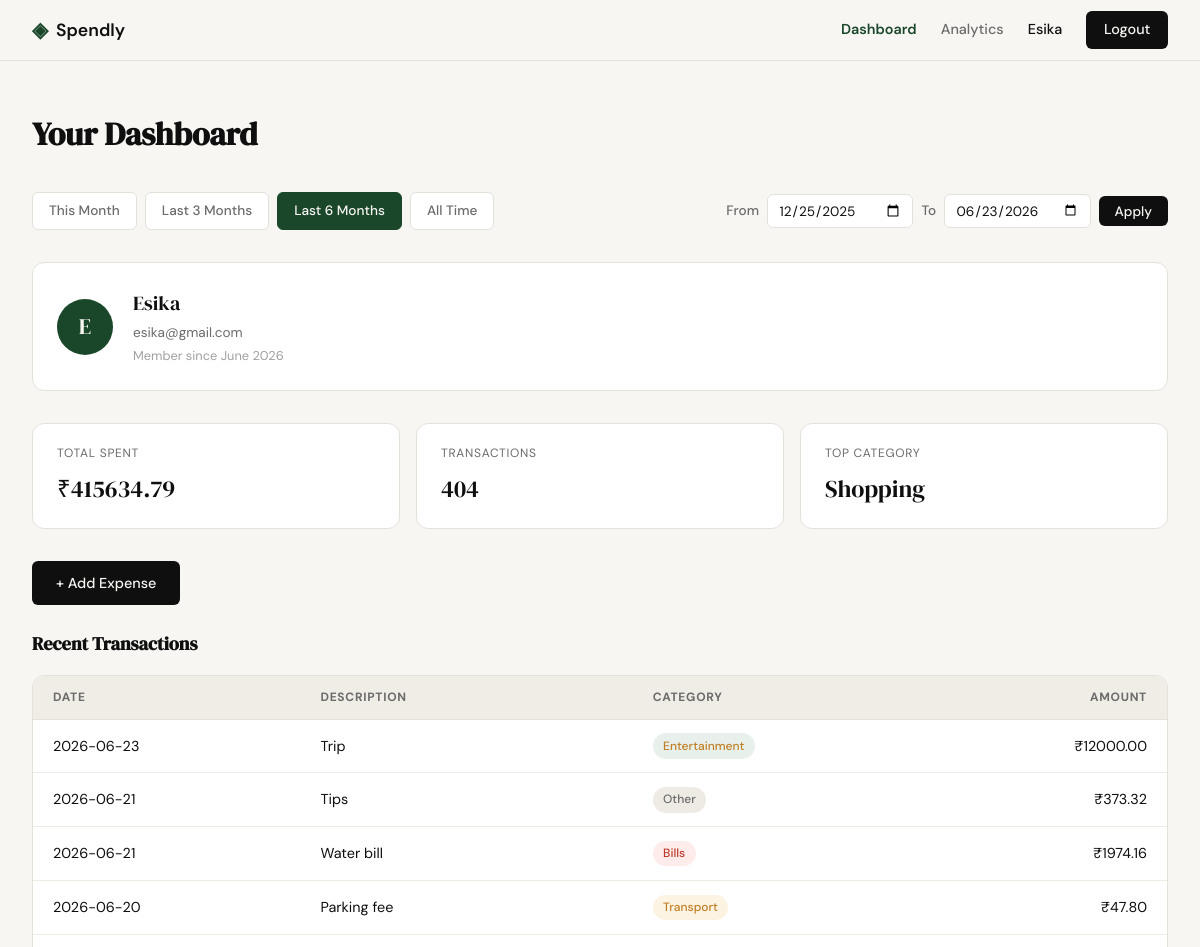
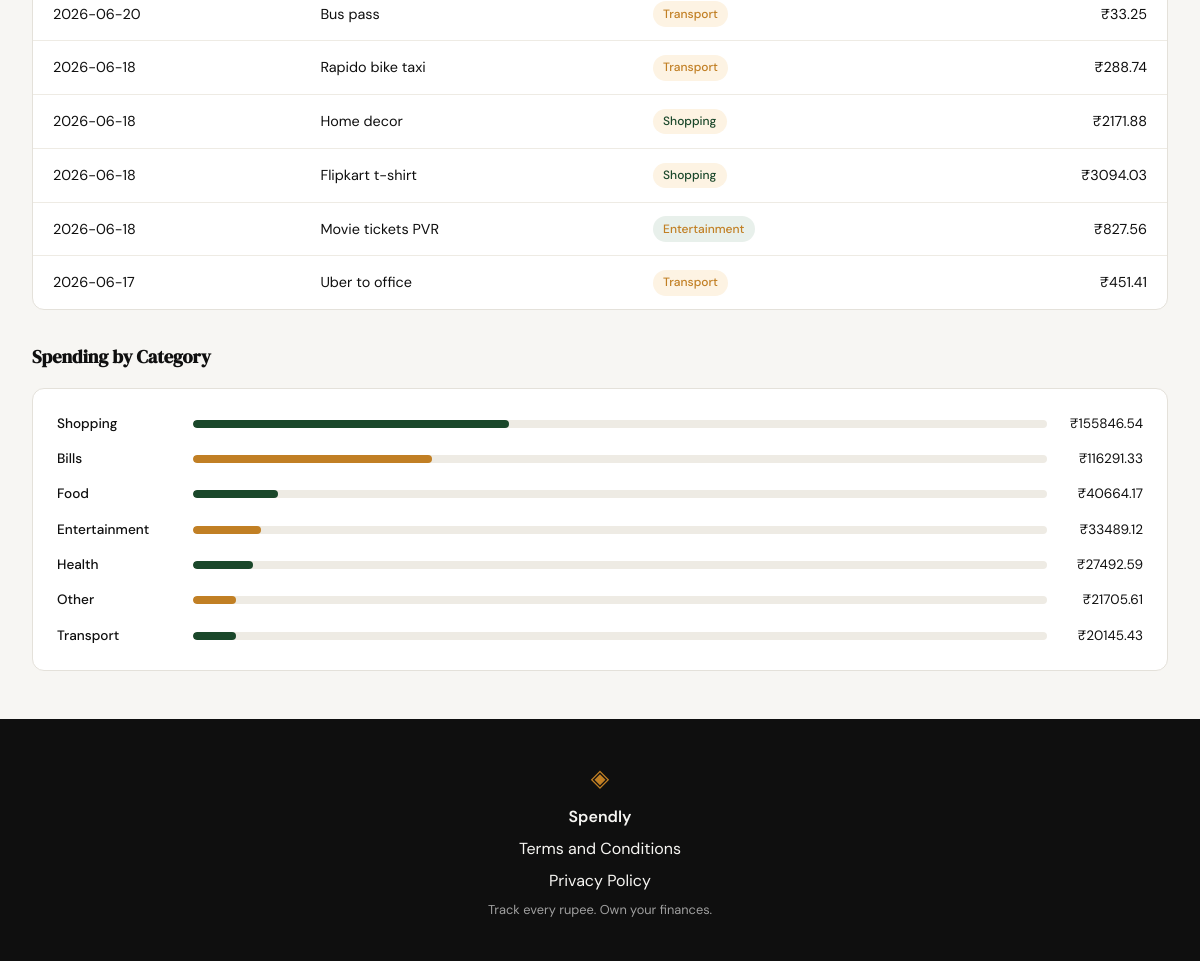
/profile?date_from=2025-12-25&date_to=2026-06-23 (signed in), run on the app's committed database (2 pictures, top to bottom).
### tables this page shows
CREATE TABLE users (
            id            INTEGER PRIMARY KEY AUTOINCREMENT,
            name          TEXT    NOT NULL,
            email         TEXT    UNIQUE NOT NULL,
            password_hash TEXT    NOT NULL,
            created_at    TEXT    DEFAULT (datetime('now'))
        );

CREATE TABLE expenses (
            id          INTEGER PRIMARY KEY AUTOINCREMENT,
            user_id     INTEGER NOT NULL REFERENCES users(id),
            amount      REAL    NOT NULL,
            category    TEXT    NOT NULL,
            date        TEXT    NOT NULL,
            description TEXT,
            created_at  TEXT    DEFAULT (datetime('now'))
        );

### app.py (the view)
@app.route("/profile")
def profile():
    if "user_id" not in session:
        return redirect(url_for("login"))
    user = get_user_by_id(session["user_id"])
    if user is None:
        session.clear()
        return redirect(url_for("login"))
    today = datetime.now()
    this_month_from = today.replace(day=1).strftime("%Y-%m-%d")
    this_month_to = today.strftime("%Y-%m-%d")
    last_3m_from = (today - timedelta(days=90)).strftime("%Y-%m-%d")
    last_3m_to = this_month_to
    last_6m_from = (today - timedelta(days=180)).strftime("%Y-%m-%d")
    last_6m_to = this_month_to
    presets = {
        "this_month": {"from": this_month_from, "to": this_month_to},
        "last_3_months": {"from": last_3m_from, "to": last_3m_to},
        "last_6_months": {"from": last_6m_from, "to": last_6m_to},
    }
    raw_from = request.args.get("date_from", "").strip()
    raw_to = request.args.get("date_to", "").strip()
    date_from = None
    date_to = None
    if raw_from:
        try:
            datetime.strptime(raw_from, "%Y-%m-%d")
            date_from = raw_from
        except ValueError:
            pass
    if raw_to:
        try:
            datetime.strptime(raw_to, "%Y-%m-%d")
            date_to = raw_to
        except ValueError:
            pass
    if date_from and date_to and date_from > date_to:
        flash("Start date must be before end date.")
        date_from = None
        date_to = None
    if date_from == this_month_from and date_to == this_month_to:
        active_preset = "this_month"
    elif date_from == last_3m_from and date_to == last_3m_to:
        active_preset = "last_3_months"
    elif date_from == last_6m_from and date_to == last_6m_to:
        active_preset = "last_6_months"
    elif date_from is None and date_to is None:
        active_preset = "all_time"
    else:
        active_preset = None  # custom range
    summary = get_summary_stats(user["id"], date_from=date_from, date_to=date_to)
    transactions = get_recent_transactions(user["id"], date_from=date_from, date_to=date_to)
    categories = get_category_breakdown(user["id"], date_from=date_from, date_to=date_to)
    return render_template(
        "profile.html",
        user=user,
        summary=summary,
        transactions=transactions,
        categories=categories,
        date_from=date_from or "",
        date_to=date_to or "",
        active_preset=active_preset,
        presets=presets,
    )

### database/db.py (called while the page is built)
def get_db():
    conn = sqlite3.connect(DB_PATH)
    conn.row_factory = sqlite3.Row
    conn.execute("PRAGMA foreign_keys = ON")
    return conn

### database/queries.py (called while the page is built)
def _build_date_filter(user_id, date_from=None, date_to=None):
    conditions = ["user_id = ?"]
    params = [user_id]
    if date_from and date_to:
        conditions.append("date BETWEEN ? AND ?")
        params.extend([date_from, date_to])
    elif date_from:
        conditions.append("date >= ?")
        params.append(date_from)
    elif date_to:
        conditions.append("date <= ?")
        params.append(date_to)
    return " AND ".join(conditions), params

def get_user_by_id(user_id):
    conn = get_db()
    try:
        row = conn.execute(
            "SELECT id, name, email, created_at FROM users WHERE id = ?",
            (user_id,),
        ).fetchone()
        if row is None:
            return None
        date_str = row["created_at"][:10]
        year, month, _ = date_str.split("-")
        MONTH_NAMES = [
            "January", "February", "March", "April", "May", "June",
            "July", "August", "September", "October", "November", "December",
        ]
        member_since = f"{MONTH_NAMES[int(month) - 1]} {year}"
        return {
            "id": row["id"],
            "name": row["name"],
            "email": row["email"],
            "member_since": member_since,
        }
    finally:
        conn.close()

def get_recent_transactions(user_id, limit=10, date_from=None, date_to=None):
    conn = get_db()
    try:
        where, params = _build_date_filter(user_id, date_from, date_to)
        rows = conn.execute(
            f"SELECT date, description, category, amount "
            f"FROM expenses WHERE {where} ORDER BY date DESC LIMIT ?",
            params + [limit],
        ).fetchall()
        return [
            {
                "date": row["date"],
                "description": row["description"],
                "category": row["category"],
                "amount": row["amount"],
            }
            for row in rows
        ]
    finally:
        conn.close()

### templates/profile.html (shortened to what this page needs)
{% extends "base.html" %}
{% block head %}
<link rel="stylesheet" href="{{ url_for('static', filename='css/profile.css') }}">
{% endblock %}
{% block content %}
<div class="profile-page">
    <h1>Your Dashboard</h1>
    <div class="profile-filter-bar" data-active-preset="{{ active_preset }}">
        <a href="{{ url_for('profile', date_from=presets.this_month.from, date_to=presets.this_month.to) }}"
           class="profile-filter-preset {% if active_preset == 'this_month' %}profile-filter-preset--active{% endif %}">
            This Month
        </a>
        <a href="{{ url_for('profile', date_from=presets.last_3_months.from, date_to=presets.last_3_months.to) }}"
           class="profile-filter-preset {% if active_preset == 'last_3_months' %}profile-filter-preset--active{% endif %}">
            Last 3 Months
        </a>
        <a href="{{ url_for('profile', date_from=presets.last_6_months.from, date_to=presets.last_6_months.to) }}"
           class="profile-filter-preset {% if active_preset == 'last_6_months' %}profile-filter-preset--active{% endif %}">
            Last 6 Months
        </a>
        <a href="{{ url_for('profile') }}"
           class="profile-filter-preset {% if active_preset == 'all_time' %}profile-filter-preset--active{% endif %}">
            All Time
        </a>
        <form class="profile-filter-custom" method="GET" action="{{ url_for('profile') }}">
            <label for="date_from">From</label>
            <input type="date" id="date_from" name="date_from" value="{{ date_from }}">
            <label for="date_to">To</label>
            <input type="date" id="date_to" name="date_to" value="{{ date_to }}">
            <button type="submit" class="btn-primary btn-filter-apply">Apply</button>
        </form>
    </div>
    <div class="profile-user-card">
        <div class="profile-avatar">{{ user.name[0]|upper }}</div>
        <div class="profile-user-meta">
            <span class="profile-user-name">{{ user.name }}</span>
            <span class="profile-user-email">{{ user.email }}</span>
            <span class="profile-user-since">Member since {{ user.member_since }}</span>
        </div>
    </div>
    <div class="profile-stats">
        <div class="profile-stat">
            <div class="profile-stat-label">Total Spent</div>
            <div class="profile-stat-value">₹{{ "%.2f"|format(summary.total_spent) }}</div>
        </div>
        <div class="profile-stat">
            <div class="profile-stat-label">Transactions</div>
            <div class="profile-stat-value">{{ summary.transaction_count }}</div>
        </div>
        <div class="profile-stat">
            <div class="profile-stat-label">Top Category</div>
            <div class="profile-stat-value">{{ summary.top_category }}</div>
        </div>
    </div>
    <a href="{{ url_for('add_expense') }}" class="btn-primary" style="display:inline-block;margin-bottom:1.5rem;">+ Add Expense</a>
    <h2 class="profile-section-title">Recent Transactions</h2>
    {% if transactions %}
    <div class="profile-table-wrap">
        <table class="profile-table">
            <thead>
                <tr>
                    <th>Date</th>
                    <th>Description</th>
                    <th>Category</th>
                    <th class="col-amount">Amount</th>
                </tr>
            </thead>
            <tbody>
            {% for tx in transactions %}
                <tr>
                    <td>{{ tx.date }}</td>
                    <td>{{ tx.description }}</td>
                    <td>
                        <span class="profile-badge profile-badge--{{ tx.category|lower }}">
                            {{ tx.category }}
                        </span>
                    </td>
                    <td class="col-amount">₹{{ "%.2f"|format(tx.amount) }}</td>
                </tr>
            {% endfor %}
            </tbody>
        </table>
    </div>
    {% else %}
    <div class="profile-empty">
        No expenses yet. <a href="{{ url_for('add_expense') }}">Add your first expense</a>.
    </div>
    {% endif %}
    {% if categories %}
    <h2 class="profile-section-title">Spending by Category</h2>
    <div class="profile-breakdown">
        {% for cat in categories %}
        <div class="profile-cat-row">
            <span class="profile-cat-name">{{ cat.name }}</span>
            <div class="profile-cat-bar-track">
                <div class="profile-cat-bar {% if loop.index is even %}profile-cat-bar--alt{% endif %}"
                     style="width: {{ cat.pct }}%;">
                </div>
            </div>
            <span class="profile-cat-total">₹{{ "%.2f"|format(cat.amount) }}</span>
        </div>
        {% endfor %}
    </div>
    {% endif %}
</div>
{% endblock %}

### templates/base.html (shortened to what this page needs)
<!DOCTYPE html>
<html lang="en">
<head>
    <link rel="stylesheet" href="{{ url_for('static', filename='css/style.css') }}">
    {% block head %}{% endblock %}
</head>
<body>
    <nav class="navbar">
        <div class="nav-inner">
            <a href="{{ url_for('landing') }}" class="nav-brand">
                <span class="brand-icon">◈</span>
                <span class="brand-name">Spendly</span>
            </a>
            <div class="nav-links">
                {% if "user_id" in session %}
                    <a href="{{ url_for('profile') }}" {% if request.endpoint == 'profile' %}class="nav-link-active"{% endif %}>Dashboard</a>
                    <a href="{{ url_for('analytics') }}" {% if request.endpoint == 'analytics' %}class="nav-link-active"{% endif %}>Analytics</a>
                    <span class="nav-user">{{ session.user_name }}</span>
                    <a href="{{ url_for('logout') }}" class="nav-cta">Logout</a>
                {% else %}
                    <a href="{{ url_for('login') }}">Sign in</a>
                    <a href="{{ url_for('register') }}" class="nav-cta">Get started</a>
                {% endif %}
            </div>
        </div>
    </nav>
    <main class="main-content">
        {% block content %}{% endblock %}
    </main>
    <footer class="footer">
        <div class="footer-inner">
            <span class="brand-icon">◈</span>
            <span class="footer-name">Spendly</span>
            <a href="/terms">Terms and Conditions</a>
            <a href="/privacy">Privacy Policy</a>
            <p class="footer-copy">Track every rupee. Own your finances.</p>
        </div>
    </footer>
</body>
</html>

### static/css/style.css (style rules this page uses)
:root { --ink: #0f0f0f; --ink-soft: #2d2d2d; --ink-muted: #6b6b6b; --ink-faint: #a0a0a0; --paper: #f7f6f3; --paper-warm: #f0ede6; --paper-card: #ffffff; --accent: #1a472a; --accent-light: #e8f0eb; --accent-2: #c17f24; --accent-2-light: #fdf3e3; --danger: #c0392b; --danger-light: #fdecea; --border: #e4e1da; --border-soft: #eeebe4; --font-display: 'DM Serif Display', Georgia, serif; --font-body: 'DM Sans', system-ui, sans-serif; --max-width: 1200px; --auth-width: 440px; --radius-sm: 6px; --radius-md: 12px; --radius-lg: 20px; }
*, *::before, *::after { box-sizing: border-box; margin: 0; padding: 0; }
html { font-size: 16px; scroll-behavior: smooth; }
body { background: var(--paper); color: var(--ink); font-family: var(--font-body); font-size: 1rem; line-height: 1.6; -webkit-font-smoothing: antialiased; }
a { color: inherit; text-decoration: none; }
.navbar { position: sticky; top: 0; z-index: 100; background: var(--paper); border-bottom: 1px solid var(--border); padding: 0 2rem; }
.nav-inner { max-width: var(--max-width); margin: 0 auto; height: 60px; display: flex; align-items: center; justify-content: space-between; }
.nav-brand { display: flex; align-items: center; gap: 0.5rem; font-family: var(--font-body); font-weight: 600; font-size: 1.1rem; color: var(--ink); }
.brand-icon { color: var(--accent); font-size: 1.3rem; }
.brand-name { color: var(--ink); }
.nav-links { display: flex; align-items: center; gap: 1.5rem; font-size: 0.9rem; font-weight: 500; }
.nav-links a { color: var(--ink-muted); transition: color 0.2s; }
.nav-links a.nav-link-active { color: var(--accent); font-weight: 600; }
.nav-cta { background: var(--ink) !important; color: var(--paper) !important; padding: 0.45rem 1.1rem; border-radius: var(--radius-sm); transition: background 0.2s !important; }
.main-content { min-height: calc(100vh - 60px - 100px); }
.btn-primary { display: inline-block; background: var(--ink); color: var(--paper); padding: 0.65rem 1.5rem; border-radius: var(--radius-sm); font-family: var(--font-body); font-size: 0.9rem; font-weight: 500; cursor: pointer; border: none; transition: background 0.2s; text-decoration: none; }
.footer { background: var(--ink); color: var(--paper); padding: 2.5rem 2rem; text-align: center; }
.footer-inner { display: flex; flex-direction: column; align-items: center; gap: 0.4rem; }
.footer .brand-icon { color: var(--accent-2); font-size: 1.5rem; }
.footer-name { font-weight: 600; font-size: 1rem; }
.footer-copy { font-size: 0.8rem; color: var(--ink-faint); }

### data on the page
users: user_name "Esika", name "E", name "Esika", email "esika@gmail.com"
expenses: date "2026-06-23", description "Trip", category "Entertainment", amount "12000.00"
expenses: date "2026-06-21", description "Tips", category "Other", amount "373.32"
expenses: date "2026-06-21", description "Water bill", category "Bills", amount "1974.16"
expenses: date "2026-06-20", description "Parking fee", category "Transport", amount "47.80"
expenses: date "2026-06-20", description "Bus pass", category "Transport", amount "33.25"
expenses: date "2026-06-18", description "Rapido bike taxi", category "Transport", amount "288.74"
expenses: date "2026-06-18", description "Home decor", category "Shopping", amount "2171.88"
expenses: date "2026-06-18", description "Flipkart t-shirt", category "Shopping", amount "3094.03"
expenses: date "2026-06-18", description "Movie tickets PVR", category "Entertainment", amount "827.56"
expenses: date "2026-06-17", description "Uber to office", category "Transport", amount "451.41"

### other printed values
{{ user.member_since }} "June 2026"
{{ "%.2f"|format(summary.total_spent) }} "415634.79"
{{ summary.transaction_count }} "404"
{{ summary.top_category }} "Shopping"
{{ cat.name }} "Shopping" "Bills" "Food" "Entertainment" "Health" "Other" "Transport"
{{ "%.2f"|format(cat.amount) }} "155846.54" "116291.33" "40664.17" "33489.12" "27492.59" "21705.61" "20145.43"
